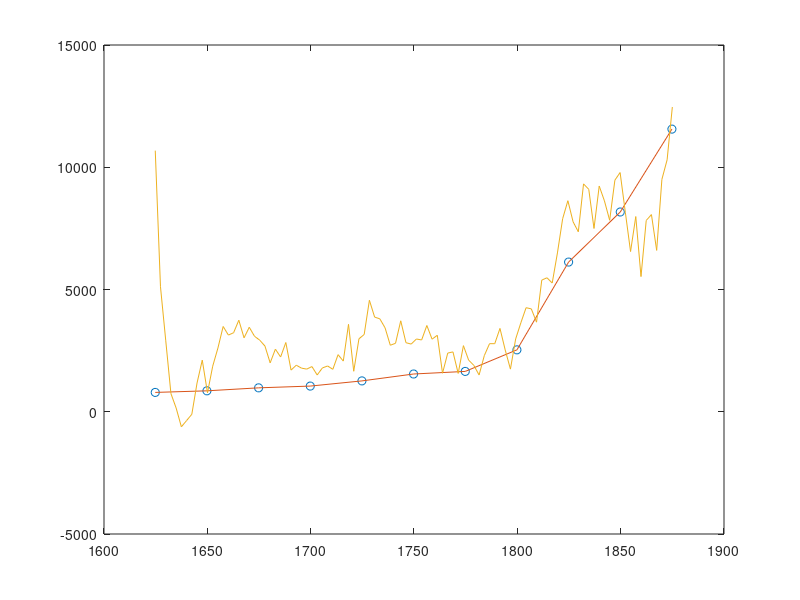

MATLAB code for this plot:
x=[27.08*60:25:31.25*60]

y=[791 856 978 1050 1262 1544 1650 2532 6122 8170 11560]

x1 = linspace(27.08*60,31.25*60);

p=polyfit(x,y,10);
y1=polyval(p,x1);

plot(x,y,'o')
hold on

plot(x,y);
hold on

plot(x1,y1);


